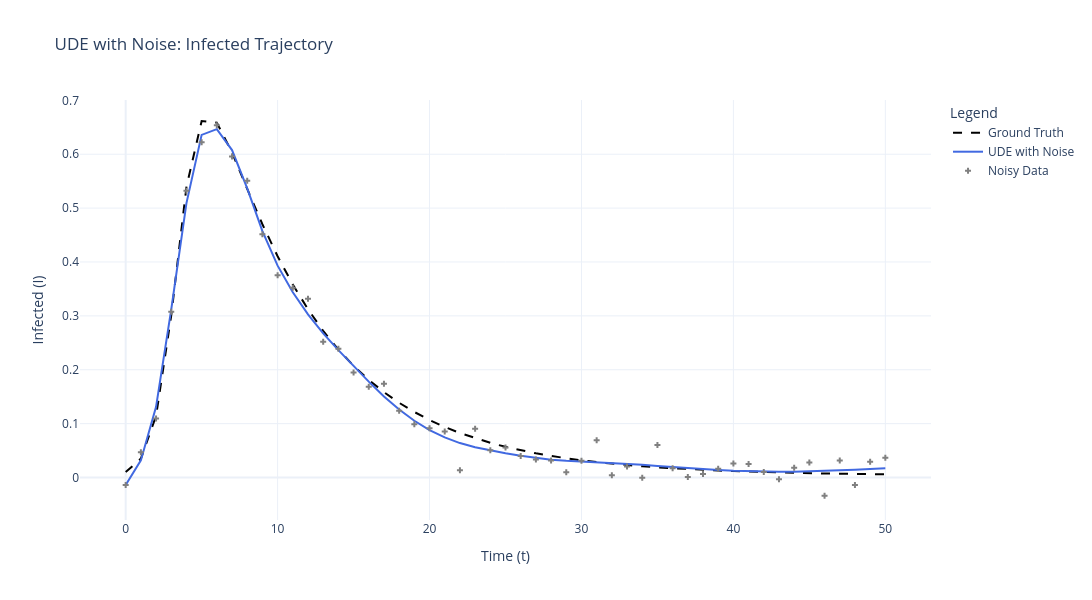

Notebook code cell kept with this figure:
### Code cell
# visualizzo i risultati
ude_noise_traj = odeint(
    ude_noise, y0, t,
    method='dopri5').detach()

fig = go.Figure()
fig.add_trace(go.Scatter(
    x=t.cpu().numpy(),
    y=true_traj[:, 1].cpu().numpy(),
    mode='lines',
    name='Ground Truth',
    line=dict(color='black', dash='dash')
))
fig.add_trace(go.Scatter(
    x=t.cpu().numpy(),
    y=ude_noise_traj[:, 1].cpu().numpy(),
    mode='lines',
    name='UDE with Noise',
    line=dict(color='royalblue')
))
fig.add_trace(go.Scatter(
    x=t.cpu().numpy(),
    y=noisy_traj[:, 1].cpu().numpy(),
    mode='markers',
    name='Noisy Data',
    marker=dict(symbol='cross', color='grey', size=5)
))
fig.update_layout(
    title='UDE with Noise: Infected Trajectory',
    xaxis_title='Time (t)',
    yaxis_title='Infected (I)',
    legend_title='Legend',
    template='plotly_white',
    width=1200,
    height=600
)
fig.show()
